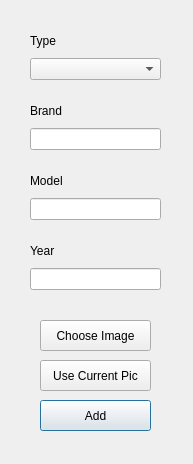
<?xml version="1.0" encoding="UTF-8"?>
<ui version="4.0">
 <class>NewModel</class>
 <widget class="QDialog" name="NewModel">
  <property name="geometry">
   <rect>
    <x>0</x>
    <y>0</y>
    <width>193</width>
    <height>464</height>
   </rect>
  </property>
  <property name="windowTitle">
   <string>Add New Model</string>
  </property>
  <widget class="QWidget" name="layoutWidget">
   <property name="geometry">
    <rect>
     <x>30</x>
     <y>30</y>
     <width>131</width>
     <height>50</height>
    </rect>
   </property>
   <layout class="QVBoxLayout" name="verticalLayout_2">
    <item>
     <widget class="QLabel" name="label_2">
      <property name="text">
       <string>Type</string>
      </property>
     </widget>
    </item>
    <item>
     <widget class="QComboBox" name="comboBox_type"/>
    </item>
   </layout>
  </widget>
  <widget class="QWidget" name="layoutWidget_2">
   <property name="geometry">
    <rect>
     <x>30</x>
     <y>240</y>
     <width>131</width>
     <height>50</height>
    </rect>
   </property>
   <layout class="QVBoxLayout" name="verticalLayout_4">
    <item>
     <widget class="QLabel" name="label_4">
      <property name="text">
       <string>Year</string>
      </property>
     </widget>
    </item>
    <item>
     <widget class="QLineEdit" name="lineEdit_year"/>
    </item>
   </layout>
  </widget>
  <widget class="QWidget" name="layoutWidget_3">
   <property name="geometry">
    <rect>
     <x>30</x>
     <y>170</y>
     <width>131</width>
     <height>50</height>
    </rect>
   </property>
   <layout class="QVBoxLayout" name="verticalLayout_3">
    <item>
     <widget class="QLabel" name="label_3">
      <property name="text">
       <string>Model</string>
      </property>
     </widget>
    </item>
    <item>
     <widget class="QLineEdit" name="lineEdit_model">
      <property name="text">
       <string/>
      </property>
     </widget>
    </item>
   </layout>
  </widget>
  <widget class="QWidget" name="layoutWidget_4">
   <property name="geometry">
    <rect>
     <x>30</x>
     <y>100</y>
     <width>131</width>
     <height>50</height>
    </rect>
   </property>
   <layout class="QVBoxLayout" name="verticalLayout">
    <item>
     <widget class="QLabel" name="label">
      <property name="text">
       <string>Brand</string>
      </property>
     </widget>
    </item>
    <item>
     <widget class="QLineEdit" name="lineEdit_brand">
      <property name="text">
       <string/>
      </property>
     </widget>
    </item>
   </layout>
  </widget>
  <widget class="QPushButton" name="pushButton_add">
   <property name="geometry">
    <rect>
     <x>40</x>
     <y>400</y>
     <width>111</width>
     <height>31</height>
    </rect>
   </property>
   <property name="text">
    <string>Add</string>
   </property>
  </widget>
  <widget class="QPushButton" name="pushButton_chooseImage">
   <property name="geometry">
    <rect>
     <x>40</x>
     <y>320</y>
     <width>111</width>
     <height>31</height>
    </rect>
   </property>
   <property name="text">
    <string>Choose Image</string>
   </property>
  </widget>
  <widget class="QPushButton" name="pushButton_useCurrentPic">
   <property name="geometry">
    <rect>
     <x>40</x>
     <y>360</y>
     <width>111</width>
     <height>31</height>
    </rect>
   </property>
   <property name="text">
    <string>Use Current Pic</string>
   </property>
  </widget>
 </widget>
 <resources/>
 <connections/>
</ui>
